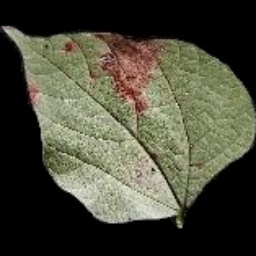
#> input picture plant_village/Beans___blight/IMG_20240105_235346_662_jpg.rf.f4fbd18839fa643d76aa34ca97956a1b.jpg, 256 x 256 px
$ python -i clahe.py   (imports and definitions only)
#> lines starting #> are read from the running program, lines starting #| are printed output that depends on the picture
#> further down, picture is the input picture: shape (256, 256, 3); mean B, G, R 57.4, 73, 73.1
import cv2
def apply_clahe(image: cv2.typing.MatLike, clipLimit=3.0, tileGridSize: cv2.typing.Size=(8,8)) -> cv2.typing.MatLike:
    """
    Apply CLAHE on an image to increase it's contrast on local regions

    :param image: the image to process.
    :type image: MatLike
    :param clipLimit: CLAHE's clip limit, caps how many pixels can fall into a single histogram bin within an image tile.
    :type clipLimit: float
    :param tileGridSize: CLAHE's tile/window that will walk on the image.
    :type tileGridSize: Size
    :return: high contrast image.
    :rtype: MatLike
    """
#> called with clipLimit = 3, tileGridSize = (8, 8)
    # Convert from BGR to LAB color space
    lab = cv2.cvtColor(image, cv2.COLOR_BGR2LAB)
#> lab: shape (256, 256, 3); mean of channels 0, 1, 2 76.2, 125.4, 136.5
    l, a, b = cv2.split(lab)
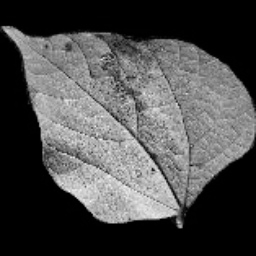
#> l: shape (256, 256); min 0, max 246, mean 76.2
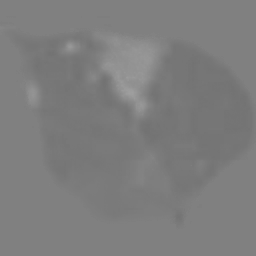
#> a: shape (256, 256); min 114, max 159, mean 125.4
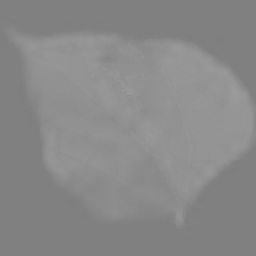
#> b: shape (256, 256); min 126, max 156, mean 136.5

    # Apply CLAHE to the L (Lightness) channel
    clahe = cv2.createCLAHE(clipLimit=clipLimit, tileGridSize=tileGridSize)
    cl = clahe.apply(l)
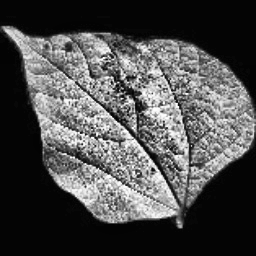
#> cl: shape (256, 256); min 1, max 255, mean 77.2

    # Merge channels back and convert to BGR
    enhanced_lab = cv2.merge((cl, a, b))
#> enhanced_lab: shape (256, 256, 3); mean of channels 0, 1, 2 77.2, 125.4, 136.5
    high_contrast = cv2.cvtColor(enhanced_lab, cv2.COLOR_LAB2BGR)
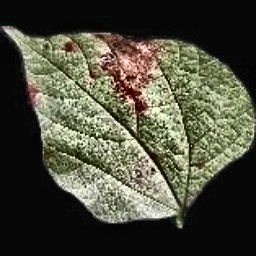
#> high_contrast: shape (256, 256, 3); mean B, G, R 60.1, 75.6, 75.6

    return high_contrast

>>> import cv2
>>> picture = cv2.imread('../plant_village/Beans___blight/IMG_20240105_235346_662_jpg.rf.f4fbd18839fa643d76aa34ca97956a1b.jpg')
>>> result = apply_clahe(picture)

$ run again, on plant_village/Beans___blight/IMG_20240105_235445_110_jpg.rf.db6325996a39f9ba07c5208744f659bc.jpg
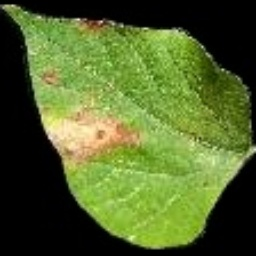
#> input picture plant_village/Beans___blight/IMG_20240105_235445_110_jpg.rf.db6325996a39f9ba07c5208744f659bc.jpg, 256 x 256 px
#> picture is the input picture: shape (256, 256, 3); mean B, G, R 43.1, 99.9, 82.1
#> lab: shape (256, 256, 3); mean of channels 0, 1, 2 98.2, 113.1, 154.7
#> in apply_clahe, `cl = clahe.apply(l)`:
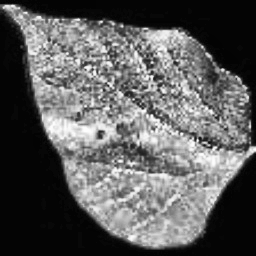
#> cl: shape (256, 256); min 2, max 253, mean 92.9
#> enhanced_lab: shape (256, 256, 3); mean of channels 0, 1, 2 92.9, 113.1, 154.7
#> in apply_clahe, `high_contrast = cv2.cvtColor(enhanced_lab, cv2.COLOR_LAB2BGR)`:
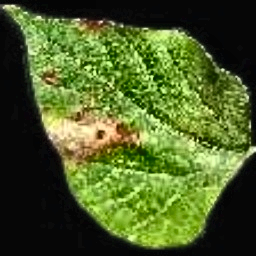
#> high_contrast: shape (256, 256, 3); mean B, G, R 39.5, 95.4, 77.3

$ run again, on plant_village/Beans___blight/IMG_20240105_235516_967_jpg.rf.b2c4fc5f2acea046e068a4ac47bc78ba.jpg
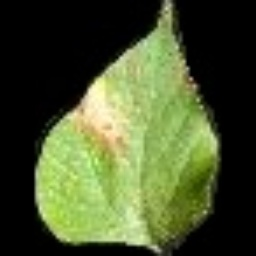
#> input picture plant_village/Beans___blight/IMG_20240105_235516_967_jpg.rf.b2c4fc5f2acea046e068a4ac47bc78ba.jpg, 256 x 256 px
#> picture is the input picture: shape (256, 256, 3); mean B, G, R 45.8, 83.3, 72
#> lab: shape (256, 256, 3); mean of channels 0, 1, 2 82, 118.1, 145.7
#> in apply_clahe, `l, a, b = cv2.split(lab)`:
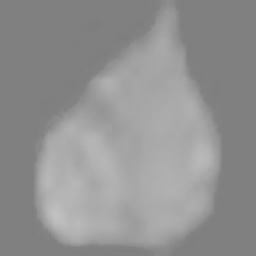
#> b: shape (256, 256); min 126, max 193, mean 145.7
#> enhanced_lab: shape (256, 256, 3); mean of channels 0, 1, 2 77.1, 118.1, 145.7
#> in apply_clahe, `high_contrast = cv2.cvtColor(enhanced_lab, cv2.COLOR_LAB2BGR)`:
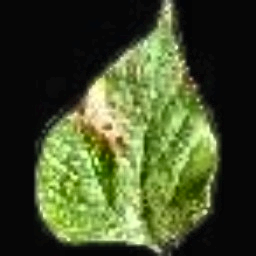
#> high_contrast: shape (256, 256, 3); mean B, G, R 42.1, 79.2, 67.7

$ run again, on plant_village/Beans___blight/IMG_20240106_000018_970_jpg.rf.65b23afc9bf9a78138f1fa4d43ac3805.jpg
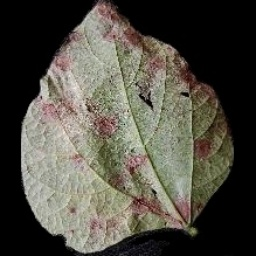
#> input picture plant_village/Beans___blight/IMG_20240106_000018_970_jpg.rf.65b23afc9bf9a78138f1fa4d43ac3805.jpg, 256 x 256 px
#> picture is the input picture: shape (256, 256, 3); mean B, G, R 67.7, 77.5, 80.4
#> lab: shape (256, 256, 3); mean of channels 0, 1, 2 81.8, 127.4, 133.8
#> in apply_clahe, `l, a, b = cv2.split(lab)`:
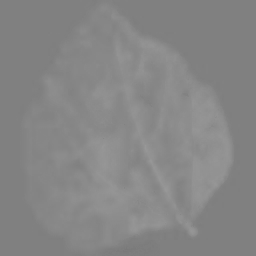
#> b: shape (256, 256); min 121, max 152, mean 133.8
#> enhanced_lab: shape (256, 256, 3); mean of channels 0, 1, 2 83.5, 127.4, 133.8
#> in apply_clahe, `high_contrast = cv2.cvtColor(enhanced_lab, cv2.COLOR_LAB2BGR)`:
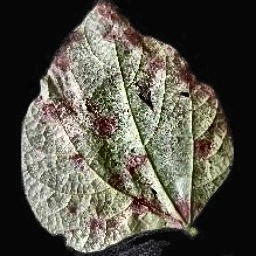
#> high_contrast: shape (256, 256, 3); mean B, G, R 70.9, 80.8, 83.5
